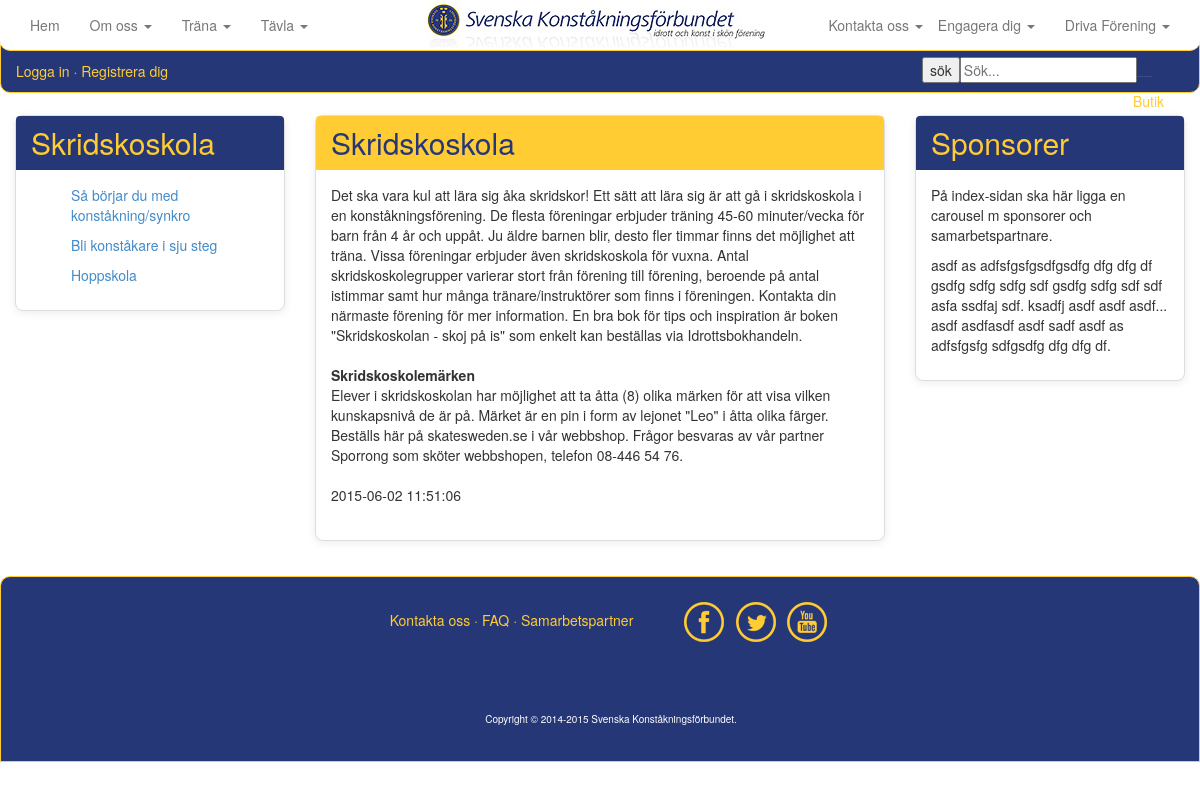
Page /school.php on the committed database.
### tables this page shows
CREATE TABLE IF NOT EXISTS `artikel` (
  `ArtikelId` int(11) NOT NULL,
  `ArtikelName` varchar(50) NOT NULL,
  `ArtikelMessage` text NOT NULL,
  `ArtikelTimeStamp` timestamp NOT NULL DEFAULT CURRENT_TIMESTAMP,
  `ArtikelPic` varchar(1000) NOT NULL,
  `ArtikelPicThumb` varchar(1000) NOT NULL,
  `kategori` varchar(20) NOT NULL
);

### school.php (the view, shortened to what this page needs)
<?php
include_once("inc/HTMLTemplate.php");
include_once("inc/Connstring.php");
$artikeltime = "";
$artikelnames = "";
if(!empty($_GET))
{
	$getartikelid = isset($_GET['ArtikelId']) ? $_GET['ArtikelId'] : '';
	$query = <<<END
		SELECT ArtikelId, ArtikelName, ArtikelMessage, ArtikelTimeStamp
		FROM artikel
		WHERE ArtikelId = "{$getartikelid}";
END;
	$res = $mysqli->query($query) or die();
	if($res->num_rows > 0)
	{
		while($row = $res->fetch_object())
		{
			$artikelname = $row->ArtikelName;
			$artikelmessage = $row->ArtikelMessage;
			$artikeltimestamp = $row->ArtikelTimeStamp;
			$artikeltime .= <<<END
		<div class="panel panel-yellow">
			<div class="panel-heading">
				<h3 class="panel-title">{$artikelname}</h3>
			</div>
				<div class="panel-body">
					{$artikelmessage}
					{$artikeltimestamp}
				</div>
		</div>
END;
		}
	}
}
else
{
$query = <<<END
	SELECT ArtikelId, ArtikelName, ArtikelMessage, ArtikelTimeStamp, kategori
	FROM artikel
	WHERE kategori = 'skola'
	ORDER BY Artikeltimestamp
END;
$res = $mysqli->query($query) or die();
if($res->num_rows > 0)
{
	while($row = $res->fetch_object())
	{
		$artikelname = $row->ArtikelName;
		$artikelmessage = $row->ArtikelMessage;
		$artikeltimestamp = $row->ArtikelTimeStamp;
		$artikeltime .= <<<END
		<div class="panel panel-yellow">
			<div class="panel-heading">
				<h3 class="panel-title">{$artikelname}</h3>
			</div>
				<div class="panel-body">
					{$artikelmessage}<br><br>
					{$artikeltimestamp}<br><br>
				</div>
		</div>
END;
	}
}
}
$query = <<<END
	SELECT ArtikelId, ArtikelName, ArtikelMessage, ArtikelTimeStamp, kategori
	FROM artikel
	WHERE kategori = 'beginner'
	ORDER BY Artikeltimestamp
END;
$res = $mysqli->query($query) or die();
if($res->num_rows > 0)
{
	while($row = $res->fetch_object())
	{
		$artikelId = $row->ArtikelId;
		$artikelname = $row->ArtikelName;
		$artikelnames .= <<<END
			<div class="collapse-in" id="dokument">
				<ul class="">
	   				<a href="school.php?ArtikelId={$artikelId}">
	   					<li>{$artikelname}</li>
	   				</a>
	   			</ul>
			</div>
END;
	}
}
$content = <<<END
       	<div id="content">
			<div class="row">
				<div class="col-md-3">
					<div class="panel panel-blue">
						<div class="panel-heading">
							<h3 class="panel-title yellow">Skridskoskola</h3>
						</div>
						<div class="panel-body">
							{$artikelnames}
						</div>
					</div>
				</div>
				<div class="col-xs-12 col-md-6">
					{$artikeltime}
				</div>
				<div class="col-md-3 pull-right">
					<div class="panel panel-blue">
						<div class="panel-heading">
							<h3 class="panel-title">Sponsorer</h3>
						</div>
						<div class="panel-body">
							<p>På index-sidan ska här ligga en carousel m sponsorer och samarbetspartnare.
							</p>
							<p class="divider"></p>
							<p>asdf as adfsfgsfgsdfgsdfg dfg dfg df gsdfg sdfg sdfg sdf gsdfg sdfg
							sdf sdf asfa ssdfaj sdf.
							ksadfj asdf asdf asdf... asdf asdfasdf asdf sadf asdf as adfsfgsfg
							sdfgsdfg dfg dfg df.
							</p>
						</div>
					</div>
				</div>
			</div>
       </div>
END;
echo $header;
echo $content;
echo $footer;
?>

### css/ia4.css (style rules this page uses)
html { height: 100% }
body { background-color: white; margin-right: auto; margin-left: auto; width:100%; height: 100% }
#content { z-index:-1; margin-top: 100px; margin-right: auto; margin-left: auto; width:100%; min-height: 400px; padding: 15px; background-color: white; }
.yellow { color: #ffcc33; }
.panel { margin-bottom: 20px; background-color: #fff; border: 1px solid transparent; border-radius: 8px; -webkit-box-shadow: 0 2px 8px rgba(0, 0, 0, .08); box-shadow: 0 2px 8px rgba(0, 0, 0, .08); }
.panel-body { padding: 15px; }
.panel-heading { padding: 10px 15px; border-bottom: 1px solid transparent; border-top-left-radius: 4px; border-top-right-radius: 4px; }
.panel-title { margin-top: 0; margin-bottom: 0; font-size: 16px; color: inherit; }
.panel-yellow { border-color: #ddd; }
.panel-yellow > .panel-heading { color: #263777; background-color: #ffcc33; border-color: #ffcc33; }
.panel-blue { border-color: #ddd; }
.panel-blue > .panel-heading { color: #ffcc33; background-color: #263777; border-color: #263777; }
.panel-title { margin-top: 0; margin-bottom: 0; font-size: 30px; color: inherit; }
ul { list-style-type: none; }

### rows in the picture
artikel: ArtikelName "Så börjar du med konståkning/synkro"
artikel: ArtikelName "Bli konståkare i sju steg"
artikel: ArtikelName "Hoppskola"
artikel: ArtikelName "Skridskoskola", ArtikelMessage "Det ska vara kul att lära sig åka skridskor! Ett sätt att lära sig är att gå i skridskoskola i en konståkningsförening. De flesta föreningar erbjuder träning 45-60 minuter/vecka för barn från 4 år och uppåt. Ju äldre barnen blir, desto fler timmar finns det möjlighet att träna. Vissa föreningar erbjuder även skridskoskola för vuxna. Antal skridskoskolegrupper varierar stort från förening till förening, beroende på antal istimmar samt hur många tränare/instruktörer som finns i föreningen. Kontakta din närmaste förening för mer information. En bra bok för tips och inspiration är boken \"Skridskoskolan - skoj på is\" som enkelt kan beställas via Idrottsbokhandeln. Skridskoskolemärken Elever i…", ArtikelTimeStamp "2015-06-02 11:51:06"
